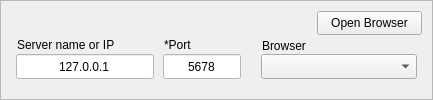
    <widget class="QFrame" name="frame_2">
     <property name="geometry">
      <rect>
       <x>16</x>
       <y>244</y>
       <width>433</width>
       <height>100</height>
      </rect>
     </property>
     <property name="frameShape">
      <enum>QFrame::StyledPanel</enum>
     </property>
     <property name="frameShadow">
      <enum>QFrame::Raised</enum>
     </property>
     <widget class="QLabel" name="label_16">
      <property name="geometry">
       <rect>
        <x>17</x>
        <y>37</y>
        <width>111</width>
        <height>16</height>
       </rect>
      </property>
      <property name="font">
       <font>
        <pointsize>9</pointsize>
        <weight>50</weight>
        <bold>false</bold>
       </font>
      </property>
      <property name="text">
       <string>Server name or IP</string>
      </property>
     </widget>
     <widget class="QLabel" name="label_17">
      <property name="geometry">
       <rect>
        <x>164</x>
        <y>37</y>
        <width>41</width>
        <height>16</height>
       </rect>
      </property>
      <property name="font">
       <font>
        <pointsize>9</pointsize>
        <weight>50</weight>
        <bold>false</bold>
       </font>
      </property>
      <property name="text">
       <string>*Port</string>
      </property>
     </widget>
     <widget class="QLabel" name="label_18">
      <property name="geometry">
       <rect>
        <x>262</x>
        <y>37</y>
        <width>127</width>
        <height>17</height>
       </rect>
      </property>
      <property name="font">
       <font>
        <pointsize>9</pointsize>
        <weight>50</weight>
        <bold>false</bold>
       </font>
      </property>
      <property name="text">
       <string>Browser</string>
      </property>
     </widget>
     <widget class="QLineEdit" name="local_server">
      <property name="geometry">
       <rect>
        <x>16</x>
        <y>54</y>
        <width>138</width>
        <height>25</height>
       </rect>
      </property>
      <property name="palette">
       <palette>
        <active>
         <colorrole role="WindowText">
          <brush brushstyle="SolidPattern">
           <color alpha="255">
            <red>0</red>
            <green>0</green>
            <blue>0</blue>
           </color>
          </brush>
         </colorrole>
         <colorrole role="Button">
          <brush brushstyle="SolidPattern">
           <color alpha="255">
            <red>255</red>
            <green>255</green>
            <blue>255</blue>
           </color>
          </brush>
         </colorrole>
         <colorrole role="Light">
          <brush brushstyle="SolidPattern">
           <color alpha="255">
            <red>255</red>
            <green>255</green>
            <blue>255</blue>
           </color>
          </brush>
         </colorrole>
         <colorrole role="Midlight">
          <brush brushstyle="SolidPattern">
           <color alpha="255">
            <red>255</red>
            <green>255</green>
            <blue>255</blue>
           </color>
          </brush>
         </colorrole>
         <colorrole role="Dark">
          <brush brushstyle="SolidPattern">
           <color alpha="255">
            <red>127</red>
            <green>127</green>
            <blue>127</blue>
           </color>
          </brush>
         </colorrole>
         <colorrole role="Mid">
          <brush brushstyle="SolidPattern">
           <color alpha="255">
            <red>170</red>
            <green>170</green>
            <blue>170</blue>
           </color>
          </brush>
         </colorrole>
         <colorrole role="Text">
          <brush brushstyle="SolidPattern">
           <color alpha="255">
            <red>0</red>
            <green>0</green>
            <blue>0</blue>
           </color>
          </brush>
         </colorrole>
         <colorrole role="BrightText">
          <brush brushstyle="SolidPattern">
           <color alpha="255">
            <red>255</red>
            <green>255</green>
            <blue>255</blue>
           </color>
          </brush>
         </colorrole>
         <colorrole role="ButtonText">
          <brush brushstyle="SolidPattern">
           <color alpha="255">
            <red>0</red>
            <green>0</green>
            <blue>0</blue>
           </color>
          </brush>
         </colorrole>
         <colorrole role="Base">
          <brush brushstyle="SolidPattern">
           <color alpha="255">
            <red>255</red>
            <green>255</green>
            <blue>255</blue>
           </color>
          </brush>
         </colorrole>
         <colorrole role="Window">
          <brush brushstyle="SolidPattern">
           <color alpha="255">
            <red>255</red>
            <green>255</green>
            <blue>255</blue>
           </color>
          </brush>
         </colorrole>
         <colorrole role="Shadow">
          <brush brushstyle="SolidPattern">
           <color alpha="255">
            <red>0</red>
            <green>0</green>
            <blue>0</blue>
           </color>
          </brush>
         </colorrole>
         <colorrole role="AlternateBase">
          <brush brushstyle="SolidPattern">
           <color alpha="255">
            <red>255</red>
            <green>255</green>
            <blue>255</blue>
           </color>
          </brush>
         </colorrole>
         <colorrole role="ToolTipBase">
          <brush brushstyle="SolidPattern">
           <color alpha="255">
            <red>255</red>
            <green>255</green>
            <blue>220</blue>
           </color>
          </brush>
         </colorrole>
         <colorrole role="ToolTipText">
          <brush brushstyle="SolidPattern">
           <color alpha="255">
            <red>0</red>
            <green>0</green>
            <blue>0</blue>
           </color>
          </brush>
         </colorrole>
         <colorrole role="PlaceholderText">
          <brush brushstyle="SolidPattern">
           <color alpha="128">
            <red>0</red>
            <green>0</green>
            <blue>0</blue>
           </color>
          </brush>
         </colorrole>
        </active>
        <inactive>
         <colorrole role="WindowText">
          <brush brushstyle="SolidPattern">
           <color alpha="255">
            <red>0</red>
            <green>0</green>
            <blue>0</blue>
           </color>
          </brush>
         </colorrole>
         <colorrole role="Button">
          <brush brushstyle="SolidPattern">
           <color alpha="255">
            <red>255</red>
            <green>255</green>
            <blue>255</blue>
           </color>
          </brush>
         </colorrole>
         <colorrole role="Light">
          <brush brushstyle="SolidPattern">
           <color alpha="255">
            <red>255</red>
            <green>255</green>
            <blue>255</blue>
           </color>
          </brush>
         </colorrole>
         <colorrole role="Midlight">
          <brush brushstyle="SolidPattern">
           <color alpha="255">
            <red>255</red>
            <green>255</green>
            <blue>255</blue>
           </color>
          </brush>
         </colorrole>
         <colorrole role="Dark">
          <brush brushstyle="SolidPattern">
           <color alpha="255">
            <red>127</red>
            <green>127</green>
            <blue>127</blue>
           </color>
          </brush>
         </colorrole>
         <colorrole role="Mid">
          <brush brushstyle="SolidPattern">
           <color alpha="255">
            <red>170</red>
            <green>170</green>
            <blue>170</blue>
           </color>
          </brush>
         </colorrole>
         <colorrole role="Text">
          <brush brushstyle="SolidPattern">
           <color alpha="255">
            <red>0</red>
            <green>0</green>
            <blue>0</blue>
           </color>
          </brush>
         </colorrole>
         <colorrole role="BrightText">
          <brush brushstyle="SolidPattern">
           <color alpha="255">
            <red>255</red>
            <green>255</green>
            <blue>255</blue>
           </color>
          </brush>
         </colorrole>
         <colorrole role="ButtonText">
          <brush brushstyle="SolidPattern">
           <color alpha="255">
            <red>0</red>
            <green>0</green>
            <blue>0</blue>
           </color>
          </brush>
         </colorrole>
         <colorrole role="Base">
          <brush brushstyle="SolidPattern">
           <color alpha="255">
            <red>255</red>
            <green>255</green>
            <blue>255</blue>
           </color>
          </brush>
         </colorrole>
         <colorrole role="Window">
          <brush brushstyle="SolidPattern">
           <color alpha="255">
            <red>255</red>
            <green>255</green>
            <blue>255</blue>
           </color>
          </brush>
         </colorrole>
         <colorrole role="Shadow">
          <brush brushstyle="SolidPattern">
           <color alpha="255">
            <red>0</red>
            <green>0</green>
            <blue>0</blue>
           </color>
          </brush>
         </colorrole>
         <colorrole role="AlternateBase">
          <brush brushstyle="SolidPattern">
           <color alpha="255">
            <red>255</red>
            <green>255</green>
            <blue>255</blue>
           </color>
          </brush>
         </colorrole>
         <colorrole role="ToolTipBase">
          <brush brushstyle="SolidPattern">
           <color alpha="255">
            <red>255</red>
            <green>255</green>
            <blue>220</blue>
           </color>
          </brush>
         </colorrole>
         <colorrole role="ToolTipText">
          <brush brushstyle="SolidPattern">
           <color alpha="255">
            <red>0</red>
            <green>0</green>
            <blue>0</blue>
           </color>
          </brush>
         </colorrole>
         <colorrole role="PlaceholderText">
          <brush brushstyle="SolidPattern">
           <color alpha="128">
            <red>0</red>
            <green>0</green>
            <blue>0</blue>
           </color>
          </brush>
         </colorrole>
        </inactive>
        <disabled>
         <colorrole role="WindowText">
          <brush brushstyle="SolidPattern">
           <color alpha="255">
            <red>127</red>
            <green>127</green>
            <blue>127</blue>
           </color>
          </brush>
         </colorrole>
         <colorrole role="Button">
          <brush brushstyle="SolidPattern">
           <color alpha="255">
            <red>255</red>
            <green>255</green>
            <blue>255</blue>
           </color>
          </brush>
         </colorrole>
         <colorrole role="Light">
          <brush brushstyle="SolidPattern">
           <color alpha="255">
            <red>255</red>
            <green>255</green>
            <blue>255</blue>
           </color>
          </brush>
         </colorrole>
         <colorrole role="Midlight">
          <brush brushstyle="SolidPattern">
           <color alpha="255">
            <red>255</red>
            <green>255</green>
            <blue>255</blue>
           </color>
          </brush>
         </colorrole>
         <colorrole role="Dark">
          <brush brushstyle="SolidPattern">
           <color alpha="255">
            <red>127</red>
            <green>127</green>
            <blue>127</blue>
           </color>
          </brush>
         </colorrole>
         <colorrole role="Mid">
          <brush brushstyle="SolidPattern">
           <color alpha="255">
            <red>170</red>
            <green>170</green>
            <blue>170</blue>
           </color>
          </brush>
         </colorrole>
         <colorrole role="Text">
          <brush brushstyle="SolidPattern">
           <color alpha="255">
            <red>127</red>
            <green>127</green>
            <blue>127</blue>
           </color>
          </brush>
         </colorrole>
         <colorrole role="BrightText">
          <brush brushstyle="SolidPattern">
           <color alpha="255">
            <red>255</red>
            <green>255</green>
            <blue>255</blue>
           </color>
          </brush>
         </colorrole>
         <colorrole role="ButtonText">
          <brush brushstyle="SolidPattern">
           <color alpha="255">
            <red>127</red>
            <green>127</green>
            <blue>127</blue>
           </color>
          </brush>
         </colorrole>
         <colorrole role="Base">
          <brush brushstyle="SolidPattern">
           <color alpha="255">
            <red>255</red>
            <green>255</green>
            <blue>255</blue>
           </color>
          </brush>
         </colorrole>
         <colorrole role="Window">
          <brush brushstyle="SolidPattern">
           <color alpha="255">
            <red>255</red>
            <green>255</green>
            <blue>255</blue>
           </color>
          </brush>
         </colorrole>
         <colorrole role="Shadow">
          <brush brushstyle="SolidPattern">
           <color alpha="255">
            <red>0</red>
            <green>0</green>
            <blue>0</blue>
           </color>
          </brush>
         </colorrole>
         <colorrole role="AlternateBase">
          <brush brushstyle="SolidPattern">
           <color alpha="255">
            <red>255</red>
            <green>255</green>
            <blue>255</blue>
           </color>
          </brush>
         </colorrole>
         <colorrole role="ToolTipBase">
          <brush brushstyle="SolidPattern">
           <color alpha="255">
            <red>255</red>
            <green>255</green>
            <blue>220</blue>
           </color>
          </brush>
         </colorrole>
         <colorrole role="ToolTipText">
          <brush brushstyle="SolidPattern">
           <color alpha="255">
            <red>0</red>
            <green>0</green>
            <blue>0</blue>
           </color>
          </brush>
         </colorrole>
         <colorrole role="PlaceholderText">
          <brush brushstyle="SolidPattern">
           <color alpha="128">
            <red>0</red>
            <green>0</green>
            <blue>0</blue>
           </color>
          </brush>
         </colorrole>
        </disabled>
       </palette>
      </property>
      <property name="font">
       <font>
        <pointsize>9</pointsize>
        <weight>50</weight>
        <bold>false</bold>
       </font>
      </property>
      <property name="text">
       <string>127.0.0.1</string>
      </property>
      <property name="alignment">
       <set>Qt::AlignCenter</set>
      </property>
      <property name="placeholderText">
       <string>127.0.0.1</string>
      </property>
     </widget>
     <widget class="QLineEdit" name="local_port">
      <property name="geometry">
       <rect>
        <x>163</x>
        <y>54</y>
        <width>78</width>
        <height>25</height>
       </rect>
      </property>
      <property name="palette">
       <palette>
        <active>
         <colorrole role="WindowText">
          <brush brushstyle="SolidPattern">
           <color alpha="255">
            <red>0</red>
            <green>0</green>
            <blue>0</blue>
           </color>
          </brush>
         </colorrole>
         <colorrole role="Button">
          <brush brushstyle="SolidPattern">
           <color alpha="255">
            <red>255</red>
            <green>255</green>
            <blue>255</blue>
           </color>
          </brush>
         </colorrole>
         <colorrole role="Light">
          <brush brushstyle="SolidPattern">
           <color alpha="255">
            <red>255</red>
            <green>255</green>
            <blue>255</blue>
           </color>
          </brush>
         </colorrole>
         <colorrole role="Midlight">
          <brush brushstyle="SolidPattern">
           <color alpha="255">
            <red>255</red>
            <green>255</green>
            <blue>255</blue>
           </color>
          </brush>
         </colorrole>
         <colorrole role="Dark">
          <brush brushstyle="SolidPattern">
           <color alpha="255">
            <red>127</red>
            <green>127</green>
            <blue>127</blue>
           </color>
          </brush>
         </colorrole>
         <colorrole role="Mid">
          <brush brushstyle="SolidPattern">
           <color alpha="255">
            <red>170</red>
            <green>170</green>
            <blue>170</blue>
           </color>
          </brush>
         </colorrole>
         <colorrole role="Text">
          <brush brushstyle="SolidPattern">
           <color alpha="255">
            <red>0</red>
            <green>0</green>
            <blue>0</blue>
           </color>
          </brush>
         </colorrole>
         <colorrole role="BrightText">
          <brush brushstyle="SolidPattern">
           <color alpha="255">
            <red>255</red>
            <green>255</green>
            <blue>255</blue>
           </color>
          </brush>
         </colorrole>
         <colorrole role="ButtonText">
          <brush brushstyle="SolidPattern">
           <color alpha="255">
            <red>0</red>
            <green>0</green>
            <blue>0</blue>
           </color>
          </brush>
         </colorrole>
         <colorrole role="Base">
          <brush brushstyle="SolidPattern">
           <color alpha="255">
            <red>255</red>
            <green>255</green>
            <blue>255</blue>
           </color>
          </brush>
         </colorrole>
         <colorrole role="Window">
          <brush brushstyle="SolidPattern">
           <color alpha="255">
            <red>255</red>
            <green>255</green>
            <blue>255</blue>
           </color>
          </brush>
         </colorrole>
         <colorrole role="Shadow">
          <brush brushstyle="SolidPattern">
           <color alpha="255">
            <red>0</red>
            <green>0</green>
            <blue>0</blue>
           </color>
          </brush>
         </colorrole>
         <colorrole role="AlternateBase">
          <brush brushstyle="SolidPattern">
           <color alpha="255">
            <red>255</red>
            <green>255</green>
            <blue>255</blue>
           </color>
          </brush>
         </colorrole>
         <colorrole role="ToolTipBase">
          <brush brushstyle="SolidPattern">
           <color alpha="255">
            <red>255</red>
            <green>255</green>
            <blue>220</blue>
           </color>
          </brush>
         </colorrole>
         <colorrole role="ToolTipText">
          <brush brushstyle="SolidPattern">
           <color alpha="255">
            <red>0</red>
            <green>0</green>
            <blue>0</blue>
           </color>
          </brush>
         </colorrole>
         <colorrole role="PlaceholderText">
          <brush brushstyle="SolidPattern">
           <color alpha="128">
            <red>0</red>
            <green>0</green>
            <blue>0</blue>
           </color>
          </brush>
         </colorrole>
        </active>
        <inactive>
         <colorrole role="WindowText">
          <brush brushstyle="SolidPattern">
           <color alpha="255">
            <red>0</red>
            <green>0</green>
            <blue>0</blue>
           </color>
          </brush>
         </colorrole>
         <colorrole role="Button">
          <brush brushstyle="SolidPattern">
           <color alpha="255">
            <red>255</red>
            <green>255</green>
            <blue>255</blue>
           </color>
          </brush>
         </colorrole>
         <colorrole role="Light">
          <brush brushstyle="SolidPattern">
           <color alpha="255">
            <red>255</red>
            <green>255</green>
            <blue>255</blue>
           </color>
          </brush>
         </colorrole>
         <colorrole role="Midlight">
          <brush brushstyle="SolidPattern">
           <color alpha="255">
            <red>255</red>
            <green>255</green>
            <blue>255</blue>
           </color>
          </brush>
         </colorrole>
         <colorrole role="Dark">
          <brush brushstyle="SolidPattern">
           <color alpha="255">
            <red>127</red>
            <green>127</green>
            <blue>127</blue>
           </color>
          </brush>
         </colorrole>
         <colorrole role="Mid">
          <brush brushstyle="SolidPattern">
           <color alpha="255">
            <red>170</red>
            <green>170</green>
            <blue>170</blue>
           </color>
          </brush>
         </colorrole>
         <colorrole role="Text">
          <brush brushstyle="SolidPattern">
           <color alpha="255">
            <red>0</red>
            <green>0</green>
            <blue>0</blue>
           </color>
          </brush>
         </colorrole>
         <colorrole role="BrightText">
          <brush brushstyle="SolidPattern">
           <color alpha="255">
            <red>255</red>
            <green>255</green>
            <blue>255</blue>
           </color>
          </brush>
         </colorrole>
         <colorrole role="ButtonText">
          <brush brushstyle="SolidPattern">
           <color alpha="255">
            <red>0</red>
            <green>0</green>
            <blue>0</blue>
           </color>
          </brush>
         </colorrole>
         <colorrole role="Base">
          <brush brushstyle="SolidPattern">
           <color alpha="255">
            <red>255</red>
            <green>255</green>
            <blue>255</blue>
           </color>
          </brush>
         </colorrole>
         <colorrole role="Window">
          <brush brushstyle="SolidPattern">
           <color alpha="255">
            <red>255</red>
            <green>255</green>
            <blue>255</blue>
           </color>
          </brush>
         </colorrole>
         <colorrole role="Shadow">
          <brush brushstyle="SolidPattern">
           <color alpha="255">
            <red>0</red>
            <green>0</green>
            <blue>0</blue>
           </color>
          </brush>
         </colorrole>
         <colorrole role="AlternateBase">
          <brush brushstyle="SolidPattern">
           <color alpha="255">
            <red>255</red>
            <green>255</green>
            <blue>255</blue>
           </color>
          </brush>
         </colorrole>
         <colorrole role="ToolTipBase">
          <brush brushstyle="SolidPattern">
           <color alpha="255">
            <red>255</red>
            <green>255</green>
            <blue>220</blue>
           </color>
          </brush>
         </colorrole>
         <colorrole role="ToolTipText">
          <brush brushstyle="SolidPattern">
           <color alpha="255">
            <red>0</red>
            <green>0</green>
            <blue>0</blue>
           </color>
          </brush>
         </colorrole>
         <colorrole role="PlaceholderText">
          <brush brushstyle="SolidPattern">
           <color alpha="128">
            <red>0</red>
            <green>0</green>
            <blue>0</blue>
           </color>
          </brush>
         </colorrole>
        </inactive>
        <disabled>
         <colorrole role="WindowText">
          <brush brushstyle="SolidPattern">
           <color alpha="255">
            <red>127</red>
            <green>127</green>
            <blue>127</blue>
           </color>
          </brush>
         </colorrole>
         <colorrole role="Button">
          <brush brushstyle="SolidPattern">
           <color alpha="255">
            <red>255</red>
            <green>255</green>
            <blue>255</blue>
           </color>
          </brush>
         </colorrole>
         <colorrole role="Light">
          <brush brushstyle="SolidPattern">
           <color alpha="255">
            <red>255</red>
            <green>255</green>
            <blue>255</blue>
           </color>
          </brush>
         </colorrole>
         <colorrole role="Midlight">
          <brush brushstyle="SolidPattern">
           <color alpha="255">
            <red>255</red>
            <green>255</green>
            <blue>255</blue>
           </color>
          </brush>
         </colorrole>
         <colorrole role="Dark">
          <brush brushstyle="SolidPattern">
           <color alpha="255">
            <red>127</red>
            <green>127</green>
            <blue>127</blue>
           </color>
          </brush>
         </colorrole>
         <colorrole role="Mid">
          <brush brushstyle="SolidPattern">
           <color alpha="255">
            <red>170</red>
            <green>170</green>
            <blue>170</blue>
           </color>
          </brush>
         </colorrole>
         <colorrole role="Text">
          <brush brushstyle="SolidPattern">
           <color alpha="255">
            <red>127</red>
            <green>127</green>
            <blue>127</blue>
           </color>
          </brush>
         </colorrole>
         <colorrole role="BrightText">
          <brush brushstyle="SolidPattern">
           <color alpha="255">
            <red>255</red>
            <green>255</green>
            <blue>255</blue>
           </color>
          </brush>
         </colorrole>
         <colorrole role="ButtonText">
          <brush brushstyle="SolidPattern">
           <color alpha="255">
            <red>127</red>
            <green>127</green>
            <blue>127</blue>
           </color>
          </brush>
         </colorrole>
         <colorrole role="Base">
          <brush brushstyle="SolidPattern">
           <color alpha="255">
            <red>255</red>
            <green>255</green>
            <blue>255</blue>
           </color>
          </brush>
         </colorrole>
         <colorrole role="Window">
          <brush brushstyle="SolidPattern">
           <color alpha="255">
            <red>255</red>
            <green>255</green>
            <blue>255</blue>
           </color>
          </brush>
         </colorrole>
         <colorrole role="Shadow">
          <brush brushstyle="SolidPattern">
           <color alpha="255">
            <red>0</red>
            <green>0</green>
            <blue>0</blue>
           </color>
          </brush>
         </colorrole>
         <colorrole role="AlternateBase">
          <brush brushstyle="SolidPattern">
           <color alpha="255">
            <red>255</red>
            <green>255</green>
            <blue>255</blue>
           </color>
          </brush>
         </colorrole>
         <colorrole role="ToolTipBase">
          <brush brushstyle="SolidPattern">
           <color alpha="255">
            <red>255</red>
            <green>255</green>
            <blue>220</blue>
           </color>
          </brush>
         </colorrole>
         <colorrole role="ToolTipText">
          <brush brushstyle="SolidPattern">
           <color alpha="255">
            <red>0</red>
            <green>0</green>
            <blue>0</blue>
           </color>
          </brush>
         </colorrole>
         <colorrole role="PlaceholderText">
          <brush brushstyle="SolidPattern">
           <color alpha="128">
            <red>0</red>
            <green>0</green>
            <blue>0</blue>
           </color>
          </brush>
         </colorrole>
        </disabled>
       </palette>
      </property>
      <property name="font">
       <font>
        <pointsize>9</pointsize>
        <weight>50</weight>
        <bold>false</bold>
       </font>
      </property>
      <property name="text">
       <string>5678</string>
      </property>
      <property name="alignment">
       <set>Qt::AlignCenter</set>
      </property>
      <property name="placeholderText">
       <string>1234</string>
      </property>
     </widget>
     <widget class="QComboBox" name="browser">
      <property name="geometry">
       <rect>
        <x>261</x>
        <y>54</y>
        <width>156</width>
        <height>25</height>
       </rect>
      </property>
      <property name="font">
       <font>
        <pointsize>9</pointsize>
       </font>
      </property>
     </widget>
     <widget class="QPushButton" name="browser_btn">
      <property name="geometry">
       <rect>
        <x>317</x>
        <y>11</y>
        <width>105</width>
        <height>24</height>
       </rect>
      </property>
      <property name="font">
       <font>
        <pointsize>9</pointsize>
        <weight>50</weight>
        <bold>false</bold>
       </font>
      </property>
      <property name="text">
       <string>Open Browser</string>
      </property>
     </widget>
    </widget>
